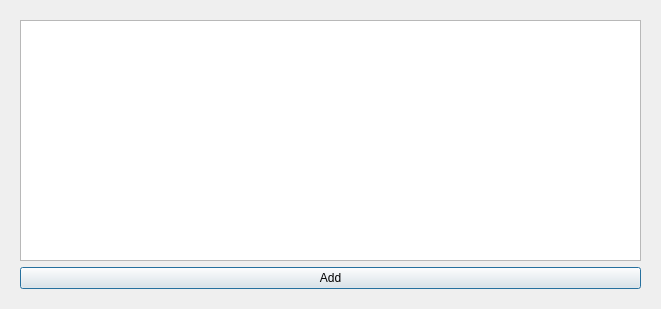
<?xml version="1.0" encoding="UTF-8"?>
<ui version="4.0">
 <class>Dialog</class>
 <widget class="QDialog" name="Dialog">
  <property name="geometry">
   <rect>
    <x>0</x>
    <y>0</y>
    <width>661</width>
    <height>309</height>
   </rect>
  </property>
  <property name="sizePolicy">
   <sizepolicy hsizetype="Preferred" vsizetype="Preferred">
    <horstretch>0</horstretch>
    <verstretch>0</verstretch>
   </sizepolicy>
  </property>
  <property name="windowTitle">
   <string>TypingApp</string>
  </property>
  <layout class="QHBoxLayout" name="horizontalLayout">
   <item>
    <widget class="QStackedWidget" name="stackedWidget">
     <property name="currentIndex">
      <number>0</number>
     </property>
     <widget class="QWidget" name="page">
      <layout class="QVBoxLayout" name="verticalLayout">
       <item>
        <widget class="QListWidget" name="listWidget"/>
       </item>
       <item>
        <widget class="QPushButton" name="addButton">
         <property name="text">
          <string>Add</string>
         </property>
        </widget>
       </item>
      </layout>
     </widget>
     <widget class="QWidget" name="page_2">
      <layout class="QVBoxLayout" name="verticalLayout_3">
       <item>
        <layout class="QVBoxLayout" name="verticalLayout_2">
         <item>
          <widget class="QLabel" name="label">
           <property name="text">
            <string>Press Enter to Start</string>
           </property>
          </widget>
         </item>
         <item>
          <widget class="QLineEdit" name="lineEdit">
           <property name="text">
            <string/>
           </property>
           <property name="clearButtonEnabled">
            <bool>true</bool>
           </property>
          </widget>
         </item>
        </layout>
       </item>
       <item>
        <widget class="QPushButton" name="typingBackButton">
         <property name="text">
          <string>Back</string>
         </property>
        </widget>
       </item>
      </layout>
     </widget>
     <widget class="QWidget" name="page_3">
      <layout class="QVBoxLayout" name="verticalLayout_4">
       <item>
        <widget class="QLabel" name="label_2">
         <property name="font">
          <font>
           <pointsize>16</pointsize>
          </font>
         </property>
         <property name="text">
          <string>Enter the path to the file:</string>
         </property>
        </widget>
       </item>
       <item>
        <widget class="QLineEdit" name="lineEdit_2">
         <property name="clearButtonEnabled">
          <bool>true</bool>
         </property>
        </widget>
       </item>
       <item>
        <widget class="QPushButton" name="pushButton">
         <property name="text">
          <string>Back</string>
         </property>
         <property name="shortcut">
          <string>Return</string>
         </property>
        </widget>
       </item>
      </layout>
     </widget>
    </widget>
   </item>
  </layout>
 </widget>
 <resources/>
 <connections/>
</ui>
